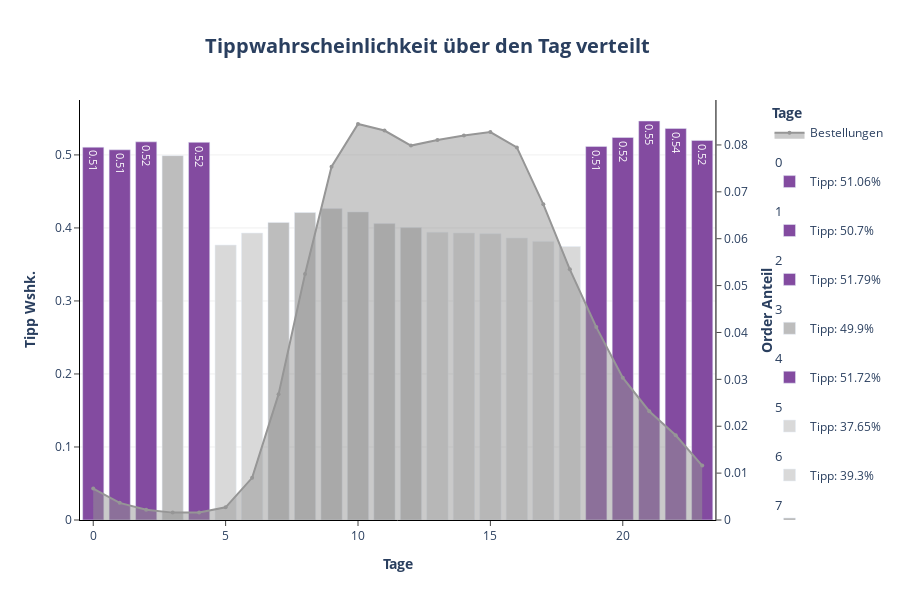

Notebook cell for this chart:
### Code cell
# Plot P3: Order_hour_of_day
fig = make_subplots(specs=[[{"secondary_y": True}]])

fig.add_trace(
  go.Scatter(
    x= df_hour.order_hour_of_day,
    y= df_hour.orders_norm,
    mode= "lines+markers", 
    marker= dict(color= px.colors.sequential.Greys[4], size= 4),
    name= "Bestellungen",
    fill= "tozeroy",
    hoverinfo = "y"
  ),
  secondary_y= True
)


for hour in df_hour.order_hour_of_day:

 if df_hour[df_hour.order_hour_of_day == hour].tip_norm.values >= 0.5:
  color = px.colors.sequential.Purpor[5]
  text= df_hour.loc[df_hour.order_hour_of_day == hour].tip_norm.values.round(2)

  fig.add_trace(
   go.Bar(
    x= df_hour.loc[df_hour.order_hour_of_day == hour].order_hour_of_day,
    y= df_hour.loc[df_hour.order_hour_of_day == hour].tip_norm,
    name= f"Tipp: {(df_hour.loc[df_hour.order_hour_of_day == hour].tip_norm.values[0] * 100).round(2)}%",
    showlegend= True,
    marker= dict(color= color),
    width= 0.8,
    text= text,
    base= 0,
    legendgroup= f"{hour}",
    legendgrouptitle_text= f"{int(hour)}",
    hovertemplate = f"<b>{df_hour.loc[df_hour.order_hour_of_day == hour].order_hour_of_day.values[0]}</b><br><br>" +
                "Tipp: %{y}<br>" +
                "<extra></extra>"
   ),
   secondary_y= False
  )

 elif 0.4 < df_hour.loc[df_hour.order_hour_of_day == hour].tip_norm.values < 0.5:
  color= px.colors.sequential.Greys[3]

  fig.add_trace(
   go.Bar(
    x= df_hour.loc[df_hour.order_hour_of_day == hour].order_hour_of_day,
    y= df_hour.loc[df_hour.order_hour_of_day == hour].tip_norm,
    name= f"Tipp: {(df_hour.loc[df_hour.order_hour_of_day == hour].tip_norm.values[0] * 100).round(2)}%",
    showlegend= True,
    marker= dict(color= color),
    width= 0.8,
    base= 0,
    legendgroup= f"{hour}",
    legendgrouptitle_text= f"{int(hour)}",
    hovertemplate = f"<b>{df_hour.loc[df_hour.order_hour_of_day == hour].order_hour_of_day.values[0]}</b><br><br>" +
                "Tipp: %{y}<br>" +
                "<extra></extra>"
   ),
   secondary_y= False
  )

 elif 0.3 < df_hour.loc[df_hour.order_hour_of_day == hour].tip_norm.values < 0.4:
  color= px.colors.sequential.Greys[2]

  fig.add_trace(
   go.Bar(
    x= df_hour.loc[df_hour.order_hour_of_day == hour].order_hour_of_day,
    y= df_hour.loc[df_hour.order_hour_of_day == hour].tip_norm,
    name= f"Tipp: {(df_hour.loc[df_hour.order_hour_of_day == hour].tip_norm.values[0] * 100).round(2)}%",
    showlegend= True,
    marker= dict(color= color),
    width= 0.8,
    base= 0,
    legendgroup= f"{hour}",
    legendgrouptitle_text= f"{int(hour)}",
    hovertemplate = f"<b>{df_hour.loc[df_hour.order_hour_of_day == hour].order_hour_of_day.values[0]}</b><br><br>" +
                "Tipp: %{y}<br>" +
                "<extra></extra>"
   ),
   secondary_y= False
  )

 elif 0.2 < df_hour.loc[df_hour.order_hour_of_day == hour].tip_norm.values < 0.3:
  color= px.colors.sequential.Greys[1]
  text= df_hour.loc[df_hour.order_hour_of_day == hour].tip_norm.values.round(2)

  fig.add_trace(
   go.Bar(
    x= df_hour.loc[df_hour.order_hour_of_day == hour].order_hour_of_day,
    y= df_hour.loc[df_hour.order_hour_of_day == hour].tip_norm,
    name= f"Tipp: {(df_hour.loc[df_hour.order_hour_of_day == hour].tip_norm.values[0] * 100).round(2)}%",
    showlegend= True,
    marker= dict(color= color),
    width= 0.8,
    text= text,
    base= 0,
    legendgroup= f"{hour}",
    legendgrouptitle_text= f"{int(hour)}",
    hovertemplate = f"<b>{df_hour.loc[df_hour.order_hour_of_day == hour].order_hour_of_day.values[0]}</b><br><br>" +
                "Tipp: %{y}<br>" +
                "<extra></extra>"
   ),
   secondary_y= False
  )


fig.update_layout(title= dict(text= "<b>Tippwahrscheinlichkeit über den Tag verteilt</b>", font_size= 20, xanchor= "center", yanchor= "top", y=0.935, x=0.475), legend_title_text = "<b>Tage</b>", height= 600)
fig.update_xaxes(title_text="<b>Tage</b>", ticks= "outside")
fig.update_yaxes(title_text="<b>Tipp Wshk.</b>", ticks= "outside", showgrid= True, gridcolor= px.colors.sequential.Greys[1])
fig.update_yaxes(title_text="<b>Order Anteil</b>", ticks= "outside", showgrid= False, secondary_y= True, showline= True, linecolor= "black")
fig.update_layout(plot_bgcolor= "white", xaxis= dict(linecolor= "black"), yaxis= dict(linecolor= "black"))
fig.show()

### Figure 1 — Plotly figure (JSON) as saved in the notebook; plotly's stock layout.template omitted (floating-point values rounded to 4 significant figures)
{"data": [{"fill": "tozeroy", "hoverinfo": "y", "marker": {"color": "rgb(150,150,150)", "size": 4}, "mode": "lines+markers", "name": "Bestellungen", "type": "scatter", "x": [0, 1, 2, 3, 4, 5, 6, 7, 8, 9, 10, 11, 12, 13, 14, 15, 16, 17, 18, 19, 20, 21, 22, 23], "xaxis": "x", "y": [0.006709, 0.003656, 0.002208, 0.001575, 0.001625, 0.002709, 0.008998, 0.02685, 0.05247, 0.07534, 0.08447, 0.08307, 0.07986, 0.08105, 0.08203, 0.08274, 0.07947, 0.06733, 0.05347, 0.04114, 0.03035, 0.0232, 0.01807, 0.0116], "yaxis": "y2"}, {"base": 0, "hovertemplate": "<b>0</b><br><br>Tipp: %{y}<br><extra></extra>", "legendgroup": "0", "legendgrouptitle": {"text": "0"}, "marker": {"color": "rgb(131, 75, 160)"}, "name": "Tipp: 51.06%", "showlegend": true, "text": [0.51], "type": "bar", "width": 0.8, "x": [0], "xaxis": "x", "y": [0.5106], "yaxis": "y"}, {"base": 0, "hovertemplate": "<b>1</b><br><br>Tipp: %{y}<br><extra></extra>", "legendgroup": "1", "legendgrouptitle": {"text": "1"}, "marker": {"color": "rgb(131, 75, 160)"}, "name": "Tipp: 50.7%", "showlegend": true, "text": [0.51], "type": "bar", "width": 0.8, "x": [1], "xaxis": "x", "y": [0.507], "yaxis": "y"}, {"base": 0, "hovertemplate": "<b>2</b><br><br>Tipp: %{y}<br><extra></extra>", "legendgroup": "2", "legendgrouptitle": {"text": "2"}, "marker": {"color": "rgb(131, 75, 160)"}, "name": "Tipp: 51.79%", "showlegend": true, "text": [0.52], "type": "bar", "width": 0.8, "x": [2], "xaxis": "x", "y": [0.5179], "yaxis": "y"}, {"base": 0, "hovertemplate": "<b>3</b><br><br>Tipp: %{y}<br><extra></extra>", "legendgroup": "3", "legendgrouptitle": {"text": "3"}, "marker": {"color": "rgb(189,189,189)"}, "name": "Tipp: 49.9%", "showlegend": true, "type": "bar", "width": 0.8, "x": [3], "xaxis": "x", "y": [0.499], "yaxis": "y"}, {"base": 0, "hovertemplate": "<b>4</b><br><br>Tipp: %{y}<br><extra></extra>", "legendgroup": "4", "legendgrouptitle": {"text": "4"}, "marker": {"color": "rgb(131, 75, 160)"}, "name": "Tipp: 51.72%", "showlegend": true, "text": [0.52], "type": "bar", "width": 0.8, "x": [4], "xaxis": "x", "y": [0.5172], "yaxis": "y"}, {"base": 0, "hovertemplate": "<b>5</b><br><br>Tipp: %{y}<br><extra></extra>", "legendgroup": "5", "legendgrouptitle": {"text": "5"}, "marker": {"color": "rgb(217,217,217)"}, "name": "Tipp: 37.65%", "showlegend": true, "type": "bar", "width": 0.8, "x": [5], "xaxis": "x", "y": [0.3765], "yaxis": "y"}, {"base": 0, "hovertemplate": "<b>6</b><br><br>Tipp: %{y}<br><extra></extra>", "legendgroup": "6", "legendgrouptitle": {"text": "6"}, "marker": {"color": "rgb(217,217,217)"}, "name": "Tipp: 39.3%", "showlegend": true, "type": "bar", "width": 0.8, "x": [6], "xaxis": "x", "y": [0.393], "yaxis": "y"}, {"base": 0, "hovertemplate": "<b>7</b><br><br>Tipp: %{y}<br><extra></extra>", "legendgroup": "7", "legendgrouptitle": {"text": "7"}, "marker": {"color": "rgb(189,189,189)"}, "name": "Tipp: 40.76%", "showlegend": true, "type": "bar", "width": 0.8, "x": [7], "xaxis": "x", "y": [0.4076], "yaxis": "y"}, {"base": 0, "hovertemplate": "<b>8</b><br><br>Tipp: %{y}<br><extra></extra>", "legendgroup": "8", "legendgrouptitle": {"text": "8"}, "marker": {"color": "rgb(189,189,189)"}, "name": "Tipp: 42.11%", "showlegend": true, "type": "bar", "width": 0.8, "x": [8], "xaxis": "x", "y": [0.4211], "yaxis": "y"}, {"base": 0, "hovertemplate": "<b>9</b><br><br>Tipp: %{y}<br><extra></extra>", "legendgroup": "9", "legendgrouptitle": {"text": "9"}, "marker": {"color": "rgb(189,189,189)"}, "name": "Tipp: 42.65%", "showlegend": true, "type": "bar", "width": 0.8, "x": [9], "xaxis": "x", "y": [0.4265], "yaxis": "y"}, {"base": 0, "hovertemplate": "<b>10</b><br><br>Tipp: %{y}<br><extra></extra>", "legendgroup": "10", "legendgrouptitle": {"text": "10"}, "marker": {"color": "rgb(189,189,189)"}, "name": "Tipp: 42.19%", "showlegend": true, "type": "bar", "width": 0.8, "x": [10], "xaxis": "x", "y": [0.4219], "yaxis": "y"}, {"base": 0, "hovertemplate": "<b>11</b><br><br>Tipp: %{y}<br><extra></extra>", "legendgroup": "11", "legendgrouptitle": {"text": "11"}, "marker": {"color": "rgb(189,189,189)"}, "name": "Tipp: 40.59%", "showlegend": true, "type": "bar", "width": 0.8, "x": [11], "xaxis": "x", "y": [0.4059], "yaxis": "y"}, {"base": 0, "hovertemplate": "<b>12</b><br><br>Tipp: %{y}<br><extra></extra>", "legendgroup": "12", "legendgrouptitle": {"text": "12"}, "marker": {"color": "rgb(189,189,189)"}, "name": "Tipp: 40.04%", "showlegend": true, "type": "bar", "width": 0.8, "x": [12], "xaxis": "x", "y": [0.4004], "yaxis": "y"}, {"base": 0, "hovertemplate": "<b>13</b><br><br>Tipp: %{y}<br><extra></extra>", "legendgroup": "13", "legendgrouptitle": {"text": "13"}, "marker": {"color": "rgb(217,217,217)"}, "name": "Tipp: 39.4%", "showlegend": true, "type": "bar", "width": 0.8, "x": [13], "xaxis": "x", "y": [0.394], "yaxis": "y"}, {"base": 0, "hovertemplate": "<b>14</b><br><br>Tipp: %{y}<br><extra></extra>", "legendgroup": "14", "legendgrouptitle": {"text": "14"}, "marker": {"color": "rgb(217,217,217)"}, "name": "Tipp: 39.29%", "showlegend": true, "type": "bar", "width": 0.8, "x": [14], "xaxis": "x", "y": [0.3929], "yaxis": "y"}, {"base": 0, "hovertemplate": "<b>15</b><br><br>Tipp: %{y}<br><extra></extra>", "legendgroup": "15", "legendgrouptitle": {"text": "15"}, "marker": {"color": "rgb(217,217,217)"}, "name": "Tipp: 39.2%", "showlegend": true, "type": "bar", "width": 0.8, "x": [15], "xaxis": "x", "y": [0.392], "yaxis": "y"}, {"base": 0, "hovertemplate": "<b>16</b><br><br>Tipp: %{y}<br><extra></extra>", "legendgroup": "16", "legendgrouptitle": {"text": "16"}, "marker": {"color": "rgb(217,217,217)"}, "name": "Tipp: 38.62%", "showlegend": true, "type": "bar", "width": 0.8, "x": [16], "xaxis": "x", "y": [0.3862], "yaxis": "y"}, {"base": 0, "hovertemplate": "<b>17</b><br><br>Tipp: %{y}<br><extra></extra>", "legendgroup": "17", "legendgrouptitle": {"text": "17"}, "marker": {"color": "rgb(217,217,217)"}, "name": "Tipp: 38.16%", "showlegend": true, "type": "bar", "width": 0.8, "x": [17], "xaxis": "x", "y": [0.3816], "yaxis": "y"}, {"base": 0, "hovertemplate": "<b>18</b><br><br>Tipp: %{y}<br><extra></extra>", "legendgroup": "18", "legendgrouptitle": {"text": "18"}, "marker": {"color": "rgb(217,217,217)"}, "name": "Tipp: 37.46%", "showlegend": true, "type": "bar", "width": 0.8, "x": [18], "xaxis": "x", "y": [0.3746], "yaxis": "y"}, {"base": 0, "hovertemplate": "<b>19</b><br><br>Tipp: %{y}<br><extra></extra>", "legendgroup": "19", "legendgrouptitle": {"text": "19"}, "marker": {"color": "rgb(131, 75, 160)"}, "name": "Tipp: 51.17%", "showlegend": true, "text": [0.51], "type": "bar", "width": 0.8, "x": [19], "xaxis": "x", "y": [0.5117], "yaxis": "y"}, {"base": 0, "hovertemplate": "<b>20</b><br><br>Tipp: %{y}<br><extra></extra>", "legendgroup": "20", "legendgrouptitle": {"text": "20"}, "marker": {"color": "rgb(131, 75, 160)"}, "name": "Tipp: 52.39%", "showlegend": true, "text": [0.52], "type": "bar", "width": 0.8, "x": [20], "xaxis": "x", "y": [0.5239], "yaxis": "y"}, {"base": 0, "hovertemplate": "<b>21</b><br><br>Tipp: %{y}<br><extra></extra>", "legendgroup": "21", "legendgrouptitle": {"text": "21"}, "marker": {"color": "rgb(131, 75, 160)"}, "name": "Tipp: 54.64%", "showlegend": true, "text": [0.55], "type": "bar", "width": 0.8, "x": [21], "xaxis": "x", "y": [0.5464], "yaxis": "y"}, {"base": 0, "hovertemplate": "<b>22</b><br><br>Tipp: %{y}<br><extra></extra>", "legendgroup": "22", "legendgrouptitle": {"text": "22"}, "marker": {"color": "rgb(131, 75, 160)"}, "name": "Tipp: 53.63%", "showlegend": true, "text": [0.54], "type": "bar", "width": 0.8, "x": [22], "xaxis": "x", "y": [0.5363], "yaxis": "y"}, {"base": 0, "hovertemplate": "<b>23</b><br><br>Tipp: %{y}<br><extra></extra>", "legendgroup": "23", "legendgrouptitle": {"text": "23"}, "marker": {"color": "rgb(131, 75, 160)"}, "name": "Tipp: 51.99%", "showlegend": true, "text": [0.52], "type": "bar", "width": 0.8, "x": [23], "xaxis": "x", "y": [0.5199], "yaxis": "y"}], "layout": {"height": 600, "legend": {"title": {"text": "<b>Tage</b>"}}, "plot_bgcolor": "white", "title": {"font": {"size": 20}, "text": "<b>Tippwahrscheinlichkeit über den Tag verteilt</b>", "x": 0.475, "xanchor": "center", "y": 0.935, "yanchor": "top"}, "xaxis": {"anchor": "y", "domain": [0, 0.94], "linecolor": "black", "ticks": "outside", "title": {"text": "<b>Tage</b>"}}, "yaxis": {"anchor": "x", "domain": [0, 1], "gridcolor": "rgb(240,240,240)", "linecolor": "black", "showgrid": true, "ticks": "outside", "title": {"text": "<b>Tipp Wshk.</b>"}}, "yaxis2": {"anchor": "x", "gridcolor": "rgb(240,240,240)", "linecolor": "black", "overlaying": "y", "showgrid": false, "showline": true, "side": "right", "ticks": "outside", "title": {"text": "<b>Order Anteil</b>"}}}}
